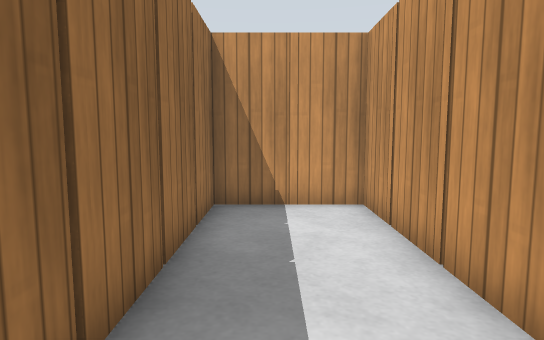
View 1 (above)

24 first-person views from a walk through a world built for the Gazebo simulator. The camera is 0.86 m above the floor, tilts 6° down and sees 75° across. The floor is counted in squares, 0.5 m on a side. Each view is taken from the middle of a square. On the plan, view 1 faces up. The plan holds only what a view shows up to about 17 squares ahead; the rest is blank. Simple patterns stand in for the simulator's built-in surfaces.

View 2
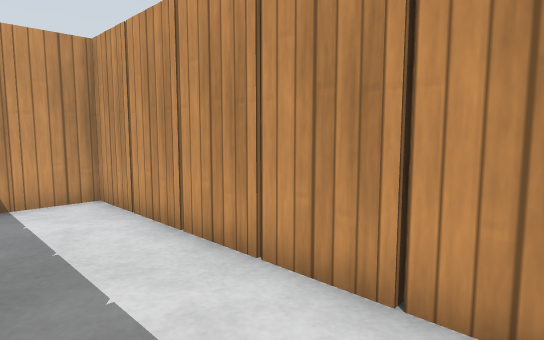

View 3
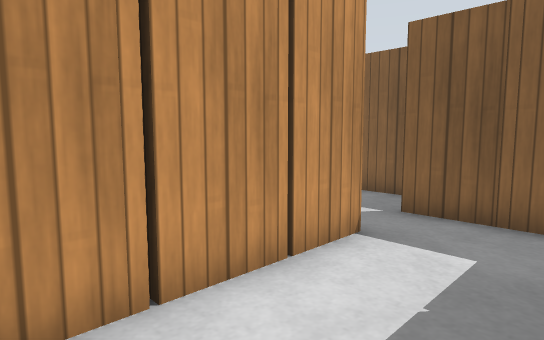

View 4
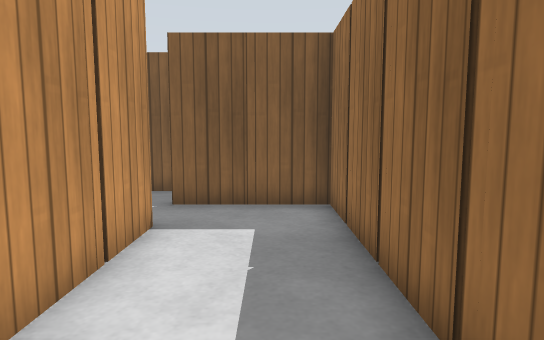

View 5
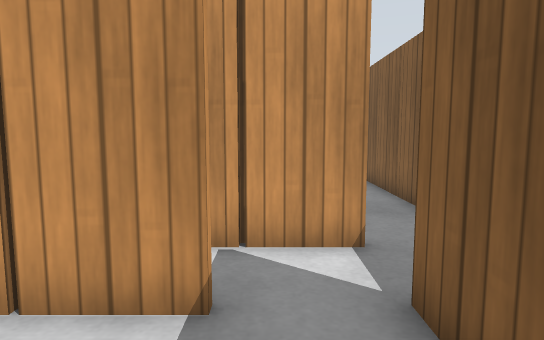

View 6
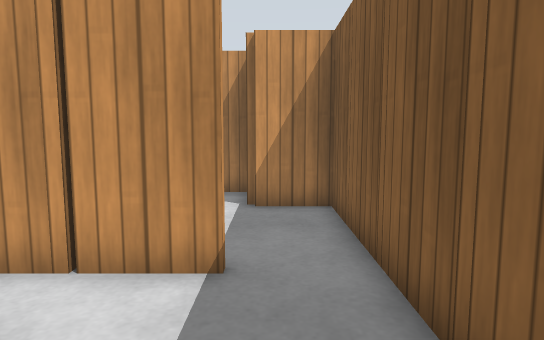

View 7
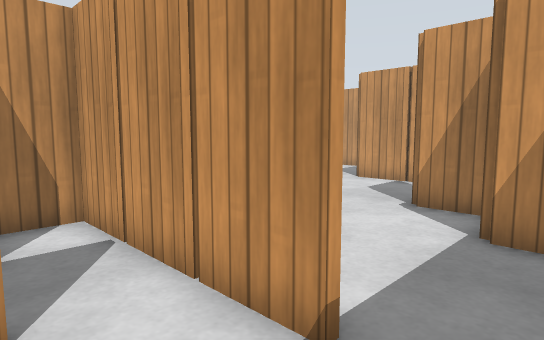

View 8
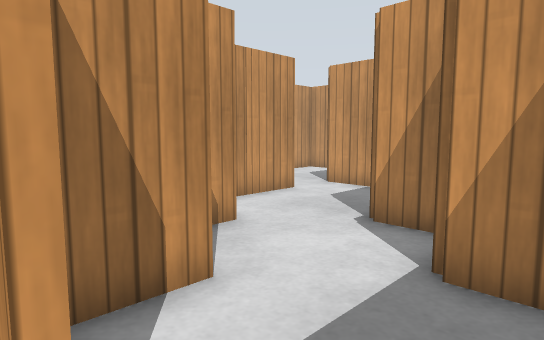

View 9
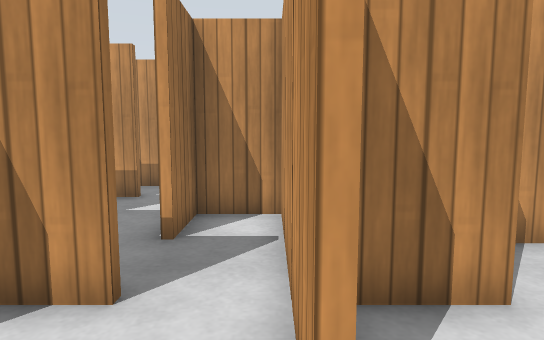

View 10
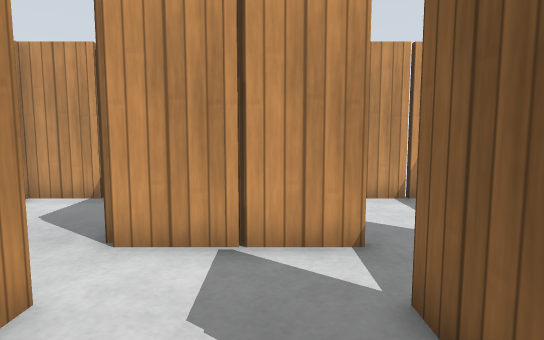

View 11
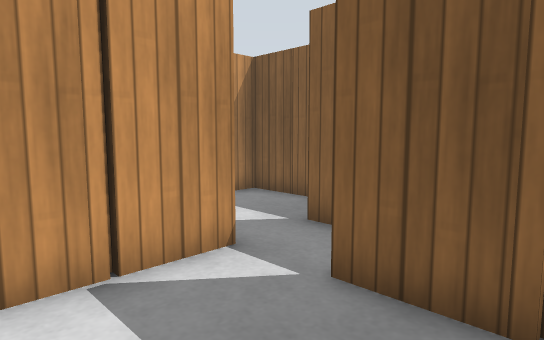

View 12
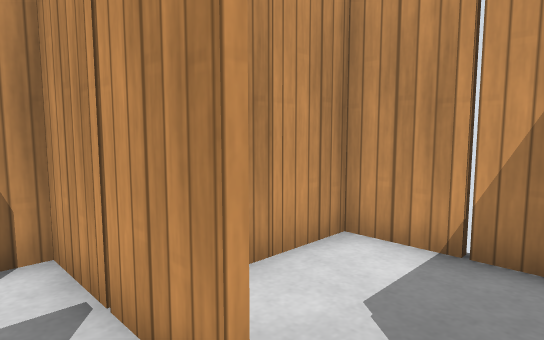

View 13
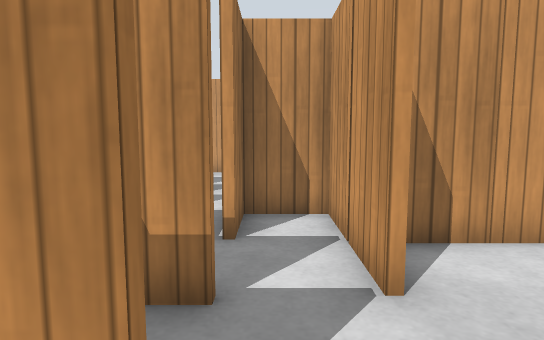

View 14
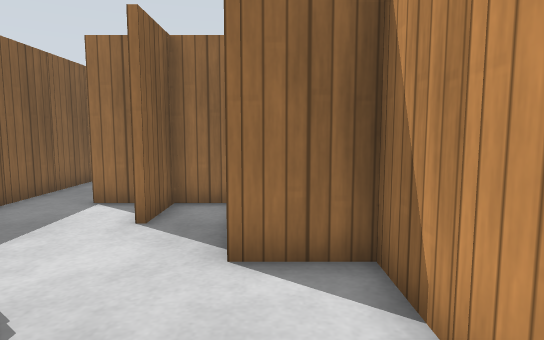

View 15
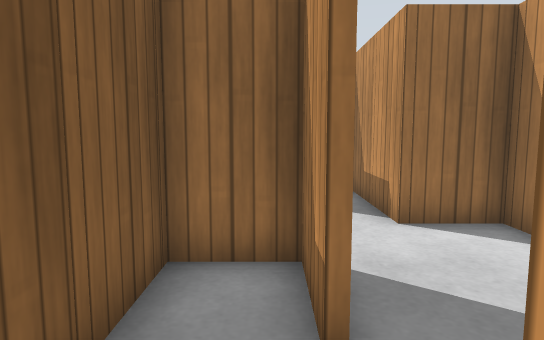

View 16
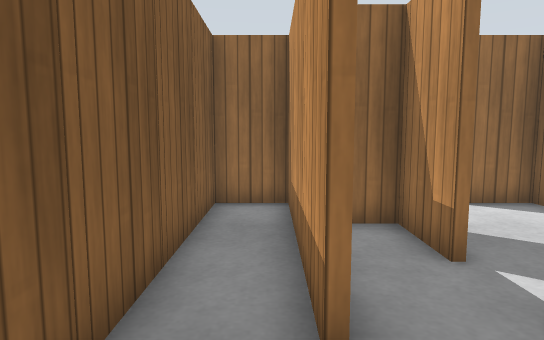

View 17
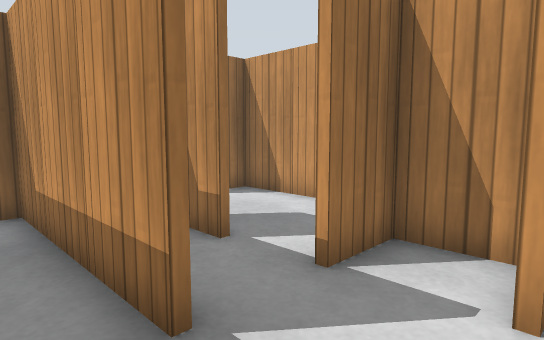

View 18
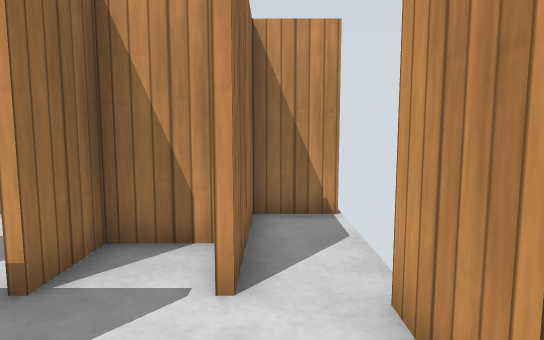

View 19
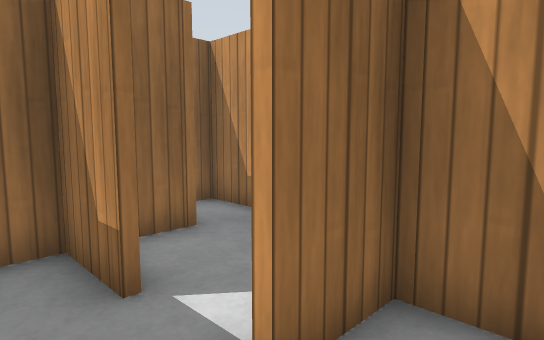

View 20
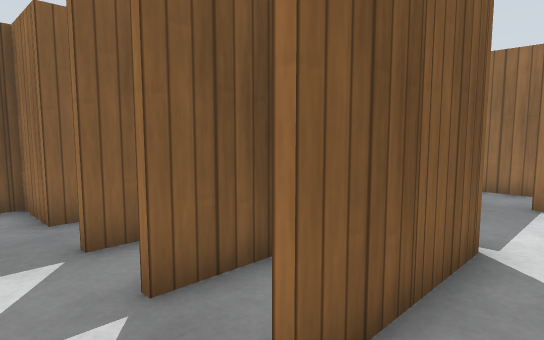

View 21
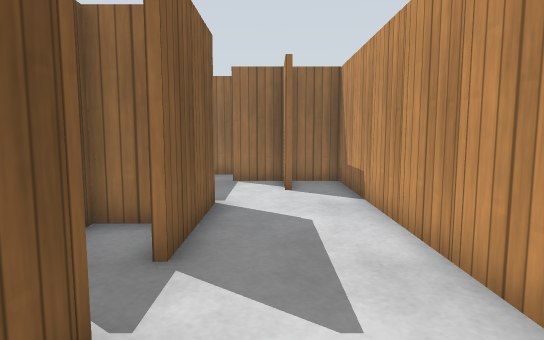

View 22
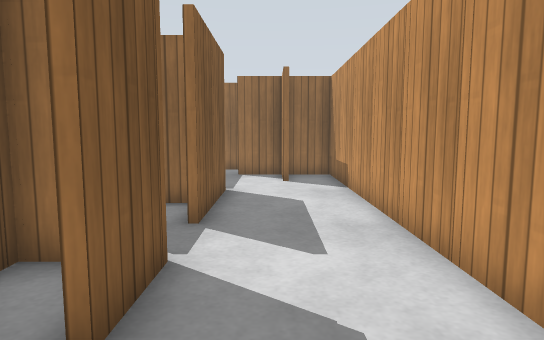

View 23
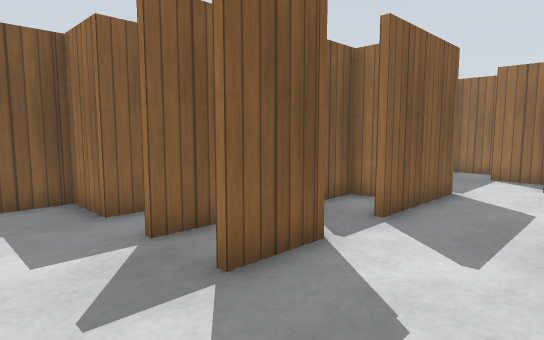

View 24
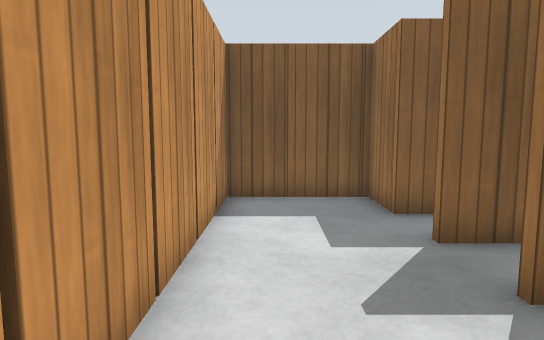

### Floor plan
Points are (right, up) in squares from view 1. A wall is a line through its corners. A room is listed if a view was taken in it or the views show most of it. See-through windows are left out.
Room 1 (views 1, 2, 3, 4, 5, 6, 7, 8, 9, 10, 11, 12, 13, 14, 19, 20, 21, 22, 23, 24)
walls: (12.4, 8.5) (12.4, 7.9); (6.4, 2.5) (6.4, 0.5); (4.4, 6.4) (3.6, 6.4); (4.5, 4.4) (3.8, 4.4); (13.9, 6.6) (14.4, 6.6) (14.4, 3.6); (13.5, 8.6) (14.5, 8.6); (14, 8.4) (13.5, 8.4); (8.4, 0) (8.4, -0.5); (13.5, 10.6) (14.5, 10.6); (12.4, 12) (12.4, 11.5); (11.5, 12.6) (12.6, 12.6); (9.5, -1.4) (10.5, -1.4); (16.5, 4.4) (14.5, 4.4); (10.5, -1.6) (9.4, -1.6); (16.4, 8.4) (16.4, 6.5); (4.4, 12.5) (4.4, 11.5); (13.5, 12.6) (14.5, 12.6); (6.5, -1.6) (5.5, -1.6); (16.5, 2.4) (12.4, 2.4) (12.4, 0.4) (8.5, 0.4); (8.4, -2.4) (8.4, -3.5); (17.5, 8.6) (18.4, 8.6) (18.4, 4.5); (14.5, -1.4) (16.5, -1.4); (18.2, 4.5) (18.2, 8.4) (17.4, 8.4); (8.2, -3.5) (8.2, 2.4) (7.4, 2.4); (17.5, 10.6) (18.5, 10.6); (2.2, -1.5) (2.2, 8.4) (-1.4, 8.4) (-1.4, -3.4) (0.5, -3.4); (19.5, 6.6) (20.5, 6.6); (4.2, -3.5) (4.2, -1.5); (14.2, -3.4) (14.2, -1.5); (17.5, 12.6) (18.5, 12.6); (18.4, 0.5) (18.4, -0.5); (18.2, -0.5) (18.2, 2.5); (1.4, -3.4) (2.5, -3.4); (2.9, -5.4) (12.2, -5.4) (12.2, -3.5); (22.2, 6.4) (19.4, 6.4); (22.2, 3.5) (22.2, 14.5); (18, 16.4) (6.4, 16.4) (6.4, 12.5)
ways out: opening at (18.5, -1) to room 2
objects: wooden post (-2, -1); wooden post (-2, 1); wooden post (-2, 3); wooden post (-2, 5); wooden post (-2, 7); wooden post (1, -3); wooden post (1, 9); wooden post (2, 1); wooden post (2, 3); wooden post (2, 5); wooden post (2, 7); wooden post (3, 1); wooden post (3, 3); wooden post (4, -6); wooden post (4, -1); other object (4, 11); wooden post (5, -1); wooden post (6, -6); other object (6, 15); wooden post (7, 3); other object (7, 17); wooden post (8, -6); wooden post (8, -1); wooden post (8, 1); wooden post (9, -1); wooden post (9, 17); wooden post (10, -6); wooden post (11, 1); wooden post (11, 13); wooden post (11, 17); wooden post (12, 11); wooden post (13, -3); wooden post (13, 3); wooden post (13, 9); wooden post (13, 11); wooden post (13, 13); wooden post (13, 17); wooden post (14, 5); wooden post (15, -1); wooden post (15, 3); wooden post (15, 5); wooden post (15, 17); wooden post (16, 11); wooden post (17, 9); wooden post (17, 11); wooden post (17, 13); wooden post (17, 17); wooden post (18, 1); wooden post (18, 3) to (19, 3); wooden post (18, 7); wooden post (19, 1); wooden post (19, 7); wooden post (20, 1) to (21, 1); wooden post (21, 7); wooden post (22, 5); wooden post (22, 9); wooden post (22, 11); wooden post (22, 13); other object (22, 15)
Room 2 (views 15, 16, 17, 18)
walls: (17.8, -3.4) (18.5, -3.4); (18.5, -3.6) (12.4, -3.6) (12.4, -5.4) (22.2, -5.4) (22.2, -1.5); (18.2, -1.5) (18.2, -0.5); (15.5, -3.4) (16.6, -3.4); (16.5, -1.6) (14.4, -1.6) (14.4, -3.5); (18.4, -0.5) (18.4, -1.5)
ways out: opening at (18.5, -1) to room 1
objects: wooden post (14, -6); wooden post (15, -3); wooden post (16, -6); wooden post (17, -3); wooden post (18, -6); wooden post (20, -6); wooden post (22, -3)

Where each view was taken, in squares from view 1:
view 1: 0 up, 0 right, facing up
view 2: 1 down, 1 left, facing up-right
view 3: 4 up, 1 left, facing down-right
view 4: 5 up, 0 right, facing down
view 5: 2 down, 1 left, facing right
view 6: 4 down, 4 right, facing right
view 7: 5 down, 6 right, facing up-right
view 8: 5 down, 8 right, facing up-right
view 9: 5 down, 8 right, facing up
view 10: 0 up, 13 right, facing right
view 11: 2 up, 14 right, facing down-right
view 12: 3 up, 17 right, facing up-right
view 13: 1 up, 17 right, facing up
view 14: 1 up, 17 right, facing left
view 15: 2 down, 19 right, facing left
view 16: 4 down, 21 right, facing left
view 17: 5 down, 21 right, facing up-left
view 18: 5 down, 21 right, facing up
view 19: 3 up, 20 right, facing up-left
view 20: 14 up, 16 right, facing down-left
view 21: 14 up, 19 right, facing left
view 22: 14 up, 21 right, facing left
view 23: 16 up, 21 right, facing down-left
view 24: 16 up, 21 right, facing down
